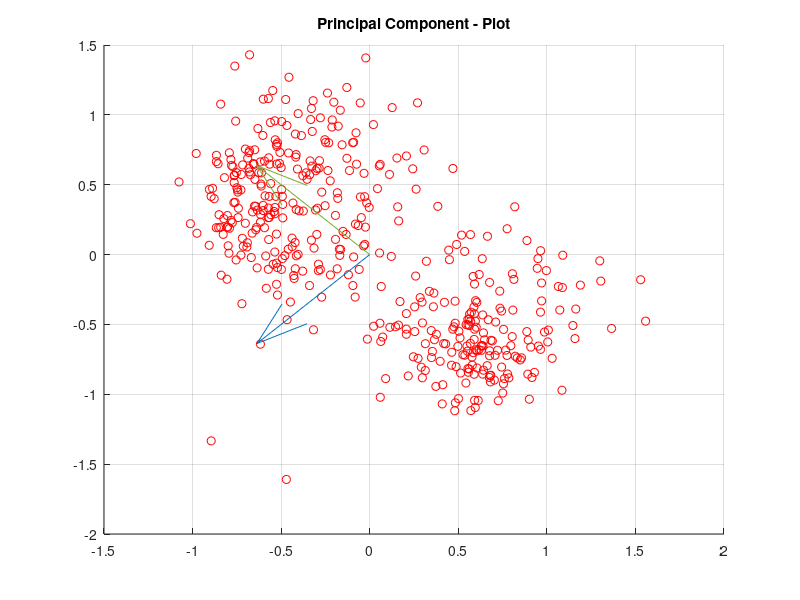

Write the MATLAB code that produced this figure.
%%%Clear console, variables and close all windows%%%
clc;
clear ;
close all;
%%%Load data%%%

data= load('formantdata.mat');
x0 = data.D;
y0 = data.L;

%%%Calculate size , mean and covariance matrix%%%

size1 = size(x0);
size1 = size1(1);
mu1 = mean(x0);

x0 = x0 - mu1;

cov1 = zeros(2,2);

for i=1:size1
  cov1(1,1)= cov1(1,1) + (x0(i,1) - mu1(1))^2;
  cov1(1,2)= cov1(1,2) + (x0(i,1) - mu1(1))*(x0(i,2) - mu1(2));
  cov1(2,1)= cov1(2,1) + (x0(i,2) - mu1(2))*(x0(i,1) - mu1(1));
  cov1(2,2)= cov1(2,2) + (x0(i,2) - mu1(2))^2;
end


cov1 = (1/size1)*cov1;

for i=1:size1
  x0(i,:) = (inv((cov1).^0.5)*(x0(i,:)'))';
end

%%%Find eig values, eig vectors and y%%%

[V, lambda] = eig(cov1);
figure(1)
clf;
scatter (x0(:,1), x0(:,2), "r");
hold on;
quiver(0, 0, V(1,1), V(2,1))
quiver(0, 0, V(1,2), V(2,2));
hold off;
grid on;
title ("Principal Component - Plot");


lambda = max(lambda);
if lambda(1)>lambda(2)
  u = V(:,1);
else
  u = V(:,2);
end

y = zeros(size1,1);
for i=1:size1
  y(i) = u'*x0(i,:)';
end


